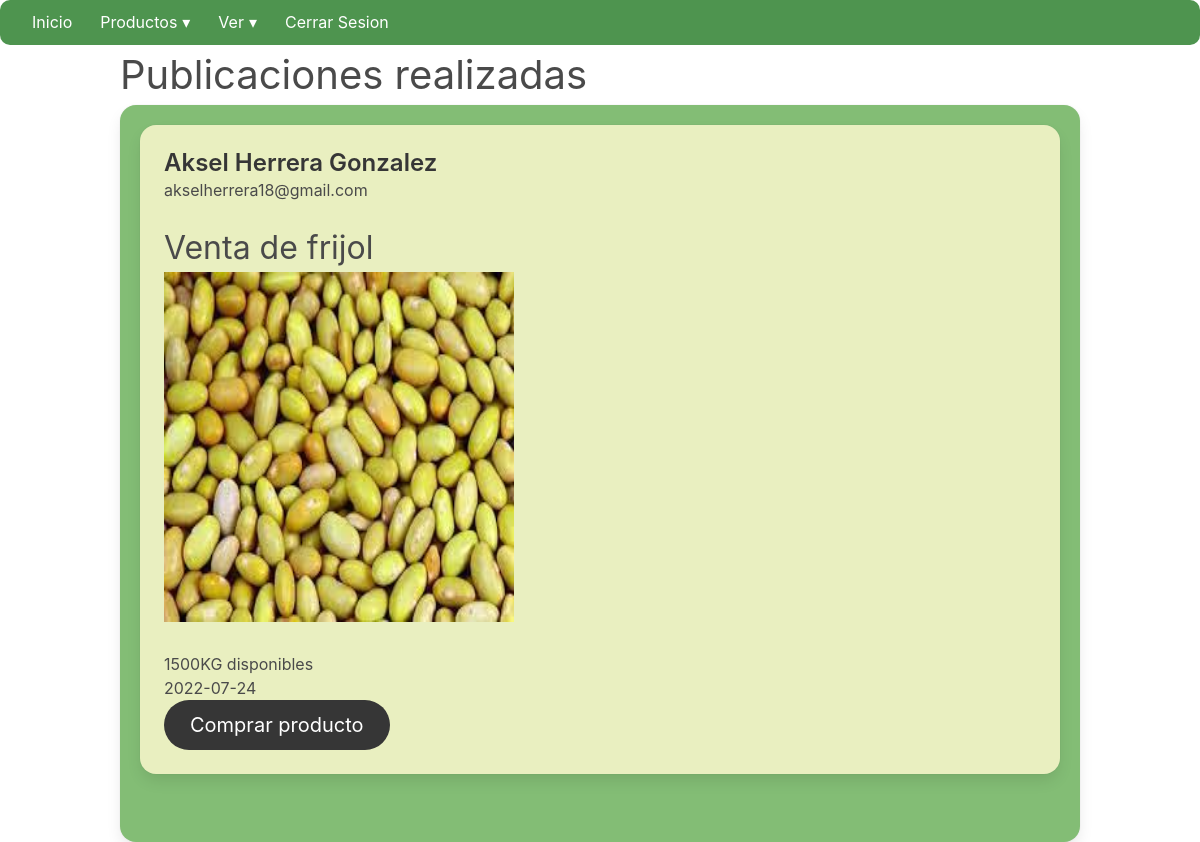
Page /publicaciones.php (signed in) on the earlier database version.
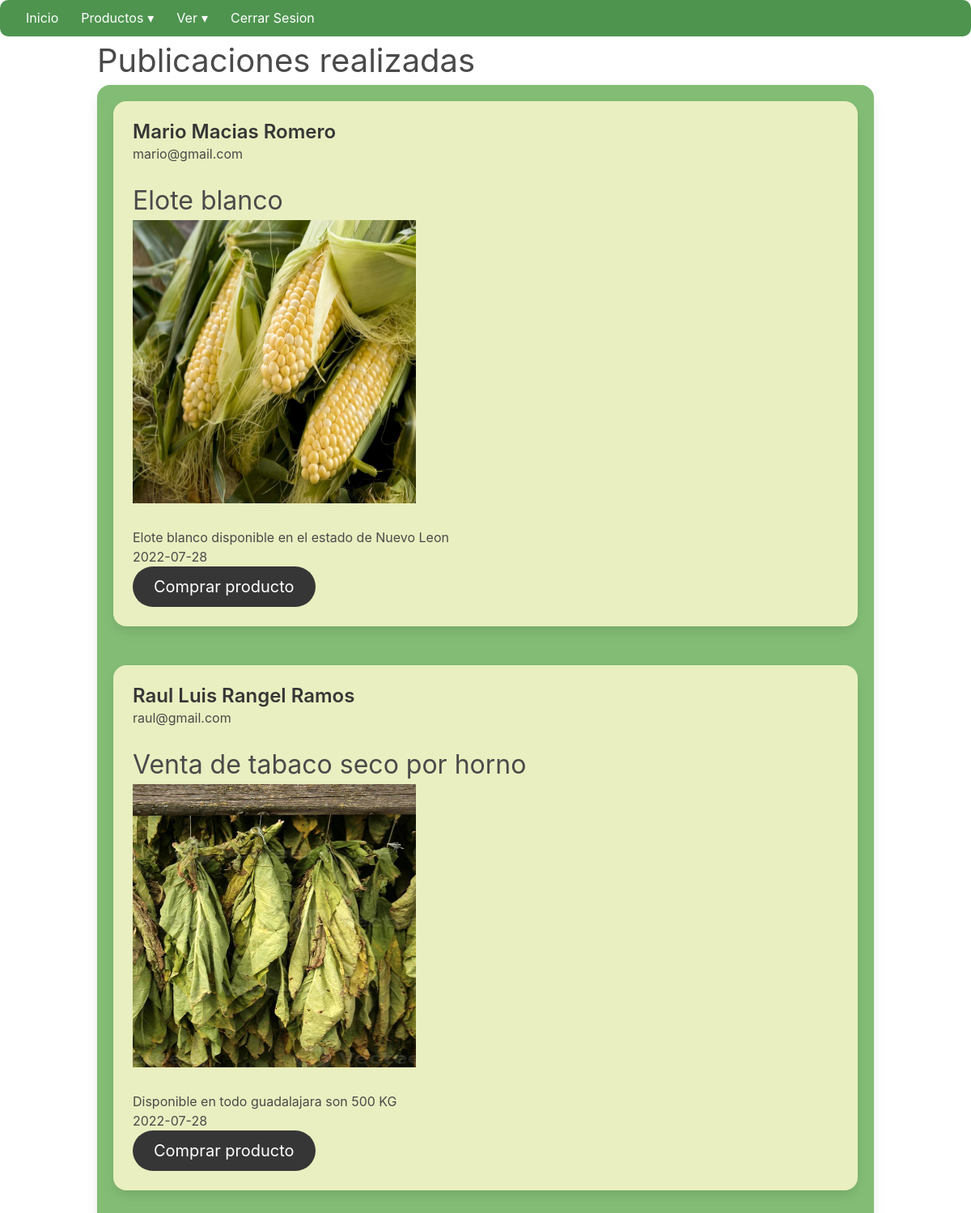
Same page on the later database version.
### tables this page shows
CREATE TABLE `publicacion` (
  `pk_publicacion` int(11) NOT NULL,
  `titulo` varchar(50) NOT NULL,
  `descripcion` varchar(50) NOT NULL,
  `ruta_archivo` varchar(50) NOT NULL,
  `fecha_publicacion` date NOT NULL,
  `estado` int(11) NOT NULL,
  `fk_persona` int(11) NOT NULL,
  `fk_producto` int(11) NOT NULL
);

CREATE TABLE `persona` (
  `pk_persona` int(11) NOT NULL,
  `nombre` varchar(50) NOT NULL,
  `apellido_paterno` varchar(50) NOT NULL,
  `apeelido_materno` varchar(50) NOT NULL,
  `direccion` varchar(50) NOT NULL,
  `telefono` int(11) NOT NULL,
  `correo` varchar(75) NOT NULL,
  `contrasena` varchar(50) NOT NULL,
  `fecha_nacimiento` date NOT NULL,
  `ciudad` varchar(50) NOT NULL,
  `fk_tipo_persona` int(11) NOT NULL
);

### publicaciones.php (the view, shortened to what this page needs)
<?php
    include("conexion.php");
    $resultados = $mysqli->query("SELECT pk_publicacion,fecha_publicacion,titulo,publicacion.descripcion,ruta_archivo, CONCAT(nombre,' ',apellido_paterno,' ',apeelido_materno) as 'nombre',cantidad,precio,correo
    FROM publicacion, persona,producto
    WHERE publicacion.fk_persona=persona.pk_persona and pk_producto=fk_producto and estado = 0  order by pk_publicacion desc");
    $datos = $resultados->fetch_all(MYSQLI_ASSOC);
?>
<!DOCTYPE html>
<html lang="en">
<head>
    <link rel="stylesheet" href="https://cdn.jsdelivr.net/npm/bulma@0.9.4/css/bulma.min.css">
    <link rel="stylesheet" href="css/estilo.css">
</head>
<body>
    <?php
    include_once("menu.php");
    ?>
    <div class="container is-max-widescreen">
    <h2 class="is-size-2">Publicaciones realizadas</h2>
    </div>
    <div class="container is-max-widescreen">
    <div class="box contenido" >
    <?php
    foreach($datos as $registro)
    {
        ?>
<div class="card public">
  <div class="card-content">
    <div class="media">
      <div class="media-content">
        <p class="title is-4" style='text-transform:capitalize;'><?php echo $registro['nombre'];?></p>
        <p class="subtitle is-6"><?php echo $registro['correo'];?></p>
        <p class="is-size-3"><?php echo $registro['titulo'];?></p>
        <img src="<?php echo $registro['ruta_archivo'];?>" alt="" style="width: 350px; height: 350px;">
      </div>
    </div>
    <div class="content">
    <?php echo $registro['descripcion'];?>
      <br>
      <time datetime="2016-1-1"><?php echo $registro['fecha_publicacion'];?></time>
      <br><a href="publicacion.php?producto=<?php echo $registro['pk_publicacion'] ?>"><button class="button is-dark is-rounded is-responsive is-medium" type="submit">Comprar producto</button></a>
    </div>
  </div>
</div><br><br>
        <?php
    }
    ?>
</body>
</html>

### menu.php (shortened to what this page needs)
<nav id='menu'style="background-color: #4E944F">
  <ul>
    <li><a href='principal.php'>Inicio </a></li>
    <li><a class='dropdown-arrow' >Productos</a>
    </li>
    <li><a class='dropdown-arrow' >Ver</a>
    </li>
    <li><a href='salir.php'>Cerrar Sesion</a></li>
  </ul>
</nav>

### css/estilo.css (style rules this page uses)
:root { --main-font: sans-serif; --font-size: 16px; --main-color: #76BA99; --secound-color: #222; --main-modal-color: #ADCF9F; --secound-modal--color: #CED89E; --container-width: 1200px; }
#menu { background: var(--main-color); color: #FFF; height: 45px; padding-left: 18px; border-radius: 10px; }
#menu ul, #menu li { margin: 0 auto; padding: 0; list-style: none }
#menu ul { width: 100%; }
#menu li { float: left; display: inline; position: relative; }
#menu a { display: block; line-height: 45px; padding: 0 14px; text-decoration: none; color: #FFFFFF; font-size: 16px; }
#menu a.dropdown-arrow:after { content: "\25BE"; margin-left: 5px; }
.contenido { background-color: #83BD75; border-radius: 1rem; }
.public { background-color: #E9EFC0; border-radius: 1rem; }

Differences in the rows shown:
no longer on this page (row edited): publicacion: nombre "Aksel Herrera Gonzalez", fk_persona.correo "akselherrera18@gmail.com", titulo "Venta de frijol", ruta_archivo (picture), descripcion "1500KG disponibles", fecha_publicacion "2022-07-24"
added publicacion: nombre "Mario Macias Romero", fk_persona.correo "mario@gmail.com", titulo "Elote blanco", ruta_archivo (picture), descripcion "Elote blanco disponible en el estado de Nuevo Leon", fecha_publicacion "2022-07-28"
added publicacion: nombre "Raul Luis Rangel Ramos", fk_persona.correo "raul@gmail.com", titulo "Venta de tabaco seco por horno", ruta_archivo (picture), descripcion "Disponible en todo guadalajara son 500 KG", fecha_publicacion "2022-07-28"
